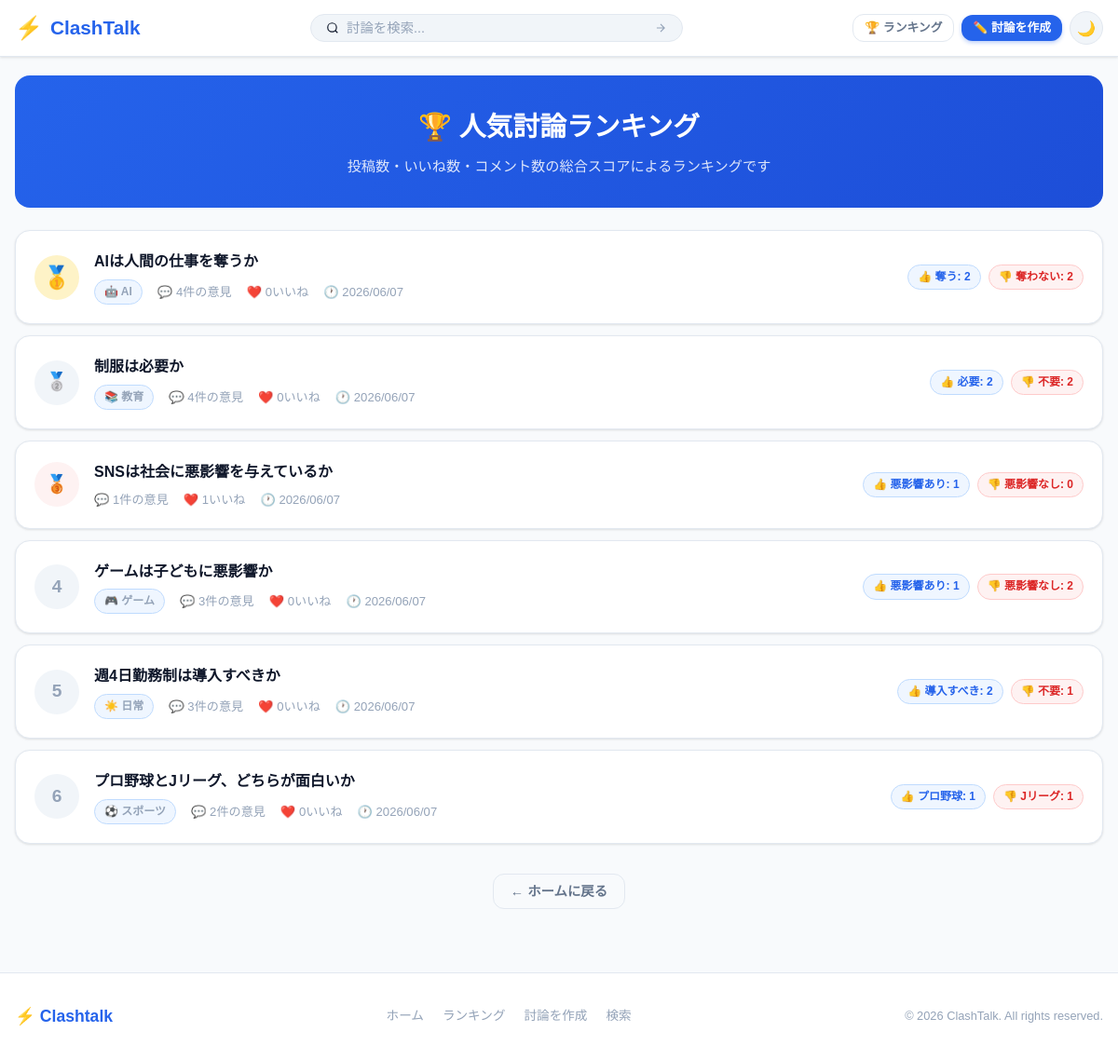
The page /ranking/ on the database its author committed.
### debates/models.py (models this page shows, shortened)
class Debate(models.Model):
    title = models.CharField('タイトル', max_length=200)
    description = models.TextField('説明')
    category = models.ForeignKey(
        Category,
        on_delete=models.SET_NULL,
        null=True,
        blank=True,
        related_name='debates',
        verbose_name='カテゴリー'
    )
    pro_label = models.CharField('賛成側名称', max_length=50, default='賛成')
    con_label = models.CharField('反対側名称', max_length=50, default='反対')
    author = models.ForeignKey(
        User,
        on_delete=models.SET_NULL,
        null=True,
        blank=True,
        related_name='debates',
        verbose_name='作成者'
    )
    session_key = models.CharField('セッションキー', max_length=40, blank=True)
    author_name = models.CharField('投稿者名', max_length=50, default='匿名')
    created_at = models.DateTimeField('作成日時', auto_now_add=True)
    updated_at = models.DateTimeField('更新日時', auto_now=True)
    is_active = models.BooleanField('公開中', default=True)
    class Meta:
        verbose_name = '討論'
        verbose_name_plural = '討論'
        ordering = ['-created_at']
        indexes = [
            models.Index(fields=['-created_at']),
            models.Index(fields=['category']),
            models.Index(fields=['is_active']),
        ]
    @property
    def pro_posts(self):
        return self.posts.filter(side='pro', is_active=True)
    @property
    def con_posts(self):
        return self.posts.filter(side='con', is_active=True)
    @property
    def total_posts(self):
        return self.posts.filter(is_active=True).count()
    @property
    def total_likes(self):
        return Like.objects.filter(post__debate=self).count()
    @property
    def total_comments(self):
        return Comment.objects.filter(post__debate=self, is_active=True).count()

class Category(models.Model):
    name = models.CharField('カテゴリー名', max_length=50, unique=True)
    slug = models.SlugField('スラッグ', max_length=50, unique=True)
    icon = models.CharField('アイコン（絵文字）', max_length=10, default='💬')
    description = models.TextField('説明', blank=True)
    order = models.PositiveIntegerField('表示順', default=0)
    created_at = models.DateTimeField('作成日時', auto_now_add=True)
    class Meta:
        verbose_name = 'カテゴリー'
        verbose_name_plural = 'カテゴリー'
        ordering = ['order', 'name']

### debates/views.py (the view)
# urls.py: path('ranking/', views.ranking, name='ranking'),
def ranking(request):
    popular_debates = get_popular_debates(10)
    context = {
        'popular_debates': popular_debates,
    }
    return render(request, 'debates/ranking.html', context)

### debates/context_processors.py (called while the page is built)
def global_context(request):
    categories = Category.objects.all().order_by('order', 'name')
    return {
        'global_categories': categories,
    }

### debates/views.py (called while the page is built)
def get_popular_debates(limit=10):
    debates = list(Debate.objects.filter(is_active=True).select_related('category'))
    scored = []
    for d in debates:
        score = d.total_posts + d.total_likes * 2 + d.total_comments * 1.5
        scored.append((score, d))
    scored.sort(key=lambda x: x[0], reverse=True)
    return [d for _, d in scored[:limit]]

### templates/debates/ranking.html (shortened to what this page needs)
{% extends 'base.html' %}
{% load static %}
{% block content %}
<div style="padding: 20px 0;">
  <div class="ranking-page-header">
    <h1>🏆 人気討論ランキング</h1>
    <p>投稿数・いいね数・コメント数の総合スコアによるランキングです</p>
  </div>
  {% if popular_debates %}
    {% for debate in popular_debates %}
    <a href="{% url 'debates:detail' debate.pk %}" class="ranking-full-item">
      <div class="ranking-full-num {% if forloop.counter == 1 %}rank-1{% elif forloop.counter == 2 %}rank-2{% elif forloop.counter == 3 %}rank-3{% else %}rank-other{% endif %}">
        {% if forloop.counter == 1 %}🥇
        {% elif forloop.counter == 2 %}🥈
        {% elif forloop.counter == 3 %}🥉
        {% else %}{{ forloop.counter }}{% endif %}
      </div>
      <div class="ranking-full-content">
        <div class="ranking-full-title">{{ debate.title }}</div>
        <div class="ranking-full-meta">
          {% if debate.category %}
          <span class="badge badge-category" style="font-size: 0.75rem;">{{ debate.category.icon }} {{ debate.category.name }}</span>
          {% endif %}
          <span>💬 {{ debate.total_posts }}件の意見</span>
          <span>❤️ {{ debate.total_likes }}いいね</span>
          <span>🕐 {{ debate.created_at|date:"Y/m/d" }}</span>
        </div>
      </div>
      <div style="display: flex; gap: 8px; flex-shrink: 0;">
        <span class="badge badge-pro" style="font-size: 0.75rem;">👍 {{ debate.pro_label }}: {{ debate.pro_posts.count }}</span>
        <span class="badge badge-con" style="font-size: 0.75rem;">👎 {{ debate.con_label }}: {{ debate.con_posts.count }}</span>
      </div>
    </a>
    {% endfor %}
  {% endif %}
  <div style="text-align: center; margin-top: 32px;">
    <a href="{% url 'debates:home' %}" class="btn btn-ghost">← ホームに戻る</a>
  </div>
</div>
{% endblock %}

### static/css/main.css (style rules this page uses)
:root { --primary: #2563eb; --primary-dark: #1d4ed8; --primary-light: #3b82f6; --primary-bg: #eff6ff; --pro-color: #2563eb; --pro-bg: #eff6ff; --pro-border: #bfdbfe; --con-color: #dc2626; --con-bg: #fef2f2; --con-border: #fecaca; --success: #16a34a; --warning: #d97706; --danger: #dc2626; --bg: #f8fafc; --surface: #ffffff; --surface-2: #f1f5f9; --border: #e2e8f0; --text: #0f172a; --text-secondary: #64748b; --text-muted: #94a3b8; --shadow-sm: 0 1px 3px rgba(0,0,0,0.08), 0 1px 2px rgba(0,0,0,0.04); --shadow: 0 4px 6px -1px rgba(0,0,0,0.08), 0 2px 4px -1px rgba(0,0,0,0.04); --shadow-lg: 0 10px 15px -3px rgba(0,0,0,0.08), 0 4px 6px -2px rgba(0,0,0,0.04); --radius-sm: 8px; --radius: 12px; --radius-lg: 16px; --radius-xl: 24px; --transition: 0.2s ease; --font: 'Hiragino Kaku Gothic ProN', 'Hiragino Sans', 'Meiryo', 'Yu Gothic', sans-serif; }
*, *::before, *::after { box-sizing: border-box; margin: 0; padding: 0; }
html { scroll-behavior: smooth; }
body { font-family: var(--font); background-color: var(--bg); color: var(--text); line-height: 1.6; transition: background-color var(--transition), color var(--transition); min-height: 100vh; }
a { color: var(--primary); text-decoration: none; transition: color var(--transition); }
.btn { display: inline-flex; align-items: center; justify-content: center; gap: 6px; padding: 8px 18px; border-radius: var(--radius); font-size: 0.9rem; font-weight: 600; cursor: pointer; border: none; transition: all var(--transition); white-space: nowrap; text-decoration: none; line-height: 1.4; }
.btn-ghost { background: transparent; color: var(--text-secondary); border: 1.5px solid var(--border); }
.badge { display: inline-flex; align-items: center; gap: 4px; padding: 3px 10px; border-radius: 20px; font-size: 0.75rem; font-weight: 600; }
.badge-category { background: var(--primary-bg); color: var(--primary); border: 1px solid var(--pro-border); }
.badge-pro { background: var(--pro-bg); color: var(--pro-color); border: 1px solid var(--pro-border); }
.badge-con { background: var(--con-bg); color: var(--con-color); border: 1px solid var(--con-border); }
.ranking-page-header { background: linear-gradient(135deg, var(--primary) 0%, var(--primary-dark) 100%); color: white; border-radius: var(--radius-lg); padding: 32px; margin-bottom: 24px; text-align: center; }
.ranking-page-header h1 { font-size: 1.8rem; font-weight: 800; margin-bottom: 8px; }
.ranking-page-header p { opacity: 0.85; font-size: 0.95rem; }
.ranking-full-item { background: var(--surface); border: 1px solid var(--border); border-radius: var(--radius-lg); padding: 20px; margin-bottom: 12px; display: flex; align-items: center; gap: 16px; box-shadow: var(--shadow-sm); transition: all var(--transition); text-decoration: none; color: inherit; }
.ranking-full-num { width: 48px; height: 48px; border-radius: 50%; display: flex; align-items: center; justify-content: center; font-size: 1.2rem; font-weight: 800; flex-shrink: 0; }
.ranking-full-num.rank-1 { background: #fef3c7; color: #d97706; font-size: 1.5rem; }
.ranking-full-num.rank-2 { background: #f1f5f9; color: #64748b; }
.ranking-full-num.rank-3 { background: #fef2f2; color: #dc2626; }
.ranking-full-num.rank-other { background: var(--surface-2); color: var(--text-muted); }
.ranking-full-content { flex: 1; }
.ranking-full-title { font-size: 1rem; font-weight: 700; color: var(--text); margin-bottom: 6px; }
.ranking-full-meta { display: flex; gap: 16px; flex-wrap: wrap; }
.ranking-full-meta span { font-size: 0.82rem; color: var(--text-muted); display: flex; align-items: center; gap: 4px; }

### rows shown on the page
Debate: title "AIは人間の仕事を奪うか", category.icon "🤖", category.name "AI", total_posts "4", total_likes "0", created_at "2026/06/07", pro_label "奪う", pro_posts.count "2", con_label "奪わない", con_posts.count "2"
Debate: title "制服は必要か", category.icon "📚", category.name "教育", total_posts "4", total_likes "0", created_at "2026/06/07", pro_label "必要", pro_posts.count "2", con_label "不要", con_posts.count "2"
Debate: title "SNSは社会に悪影響を与えているか", total_posts "1", total_likes "1", created_at "2026/06/07", pro_label "悪影響あり", pro_posts.count "1", con_label "悪影響なし", con_posts.count "0"
Debate: title "ゲームは子どもに悪影響か", category.icon "🎮", category.name "ゲーム", total_posts "3", total_likes "0", created_at "2026/06/07", pro_label "悪影響あり", pro_posts.count "1", con_label "悪影響なし", con_posts.count "2"
Debate: title "週4日勤務制は導入すべきか", category.icon "☀️", category.name "日常", total_posts "3", total_likes "0", created_at "2026/06/07", pro_label "導入すべき", pro_posts.count "2", con_label "不要", con_posts.count "1"
Debate: title "プロ野球とJリーグ、どちらが面白いか", category.icon "⚽", category.name "スポーツ", total_posts "2", total_likes "0", created_at "2026/06/07", pro_label "プロ野球", pro_posts.count "1", con_label "Jリーグ", con_posts.count "1"
